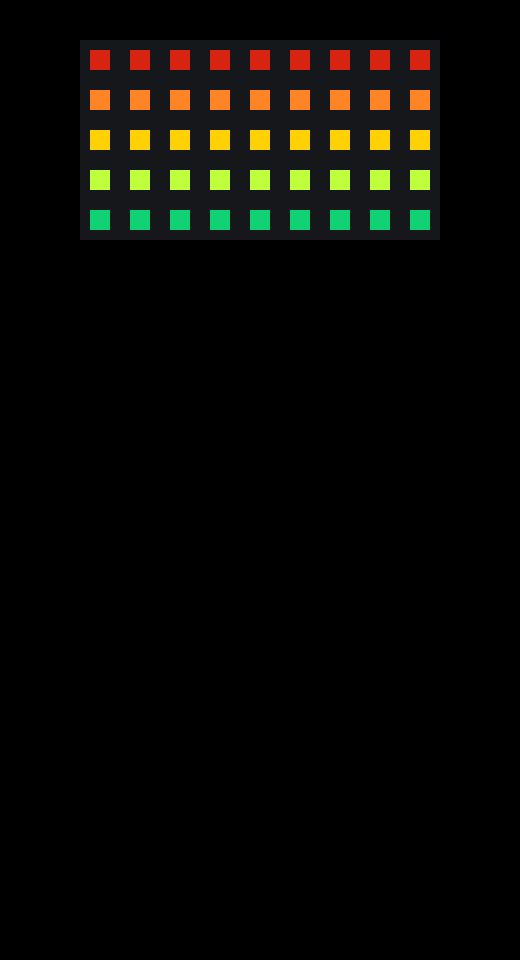

Tiled map render using the project's own tile images. Description and the whole map definition, tile-layer contents included, below:
An orthogonal 13x24 tile map with 40x40 px tiles, 1 tile layer (Tile Layer 1).

<map version="1.10" tiledversion="1.10.1" orientation="orthogonal" renderorder="right-down" width="13" height="24" tilewidth="40" tileheight="40" infinite="0" nextlayerid="2" nextobjectid="1">
 <tileset firstgid="1" source="Bricks.tsx" />
 <layer id="1" name="Tile Layer 1" width="13" height="24">
  <data encoding="csv">
0,0,0,0,0,0,0,0,0,0,0,0,0,
0,0,1,1,1,1,1,1,1,1,1,0,0,
0,0,2,2,2,2,2,2,2,2,2,0,0,
0,0,3,3,3,3,3,3,3,3,3,0,0,
0,0,4,4,4,4,4,4,4,4,4,0,0,
0,0,5,5,5,5,5,5,5,5,5,0,0,
0,0,0,0,0,0,0,0,0,0,0,0,0,
0,0,0,0,0,0,0,0,0,0,0,0,0,
0,0,0,0,0,0,0,0,0,0,0,0,0,
0,0,0,0,0,0,0,0,0,0,0,0,0,
0,0,0,0,0,0,0,0,0,0,0,0,0,
0,0,0,0,0,0,0,0,0,0,0,0,0,
0,0,0,0,0,0,0,0,0,0,0,0,0,
0,0,0,0,0,0,0,0,0,0,0,0,0,
0,0,0,0,0,0,0,0,0,0,0,0,0,
0,0,0,0,0,0,0,0,0,0,0,0,0,
0,0,0,0,0,0,0,0,0,0,0,0,0,
0,0,0,0,0,0,0,0,0,0,0,0,0,
0,0,0,0,0,0,0,0,0,0,0,0,0,
0,0,0,0,0,0,0,0,0,0,0,0,0,
0,0,0,0,0,0,0,0,0,0,0,0,0,
0,0,0,0,0,0,0,0,0,0,0,0,0,
0,0,0,0,0,0,0,0,0,0,0,0,0,
0,0,0,0,0,0,0,0,0,0,0,0,0
</data>
 </layer>
</map>